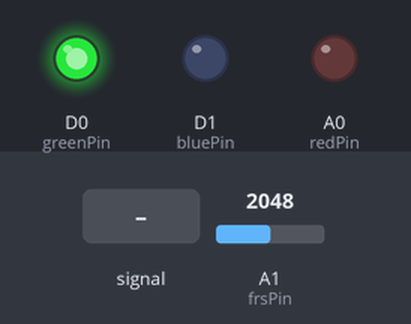
The sketch below on a simulated Particle Photon. Parts: output pins drawn as LEDs (lit = HIGH). Inputs (shaded band) come from the test bench; at power-on: A1 (frsPin) = 2048.

Above: at 1.2 s.
1.3 s: A1 (frsPin) fed a 200 Hz sine of ±327 counts around its level
4.3 s: A1 (frsPin) set to 1960
At 4.9 s:
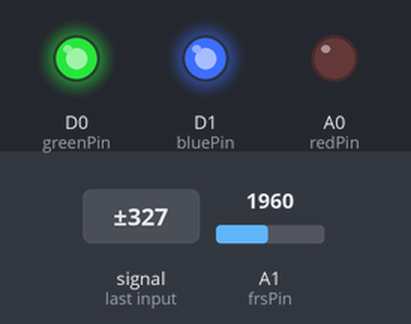
5.8 s: A1 (frsPin) set to 2055
At 6.2 s:
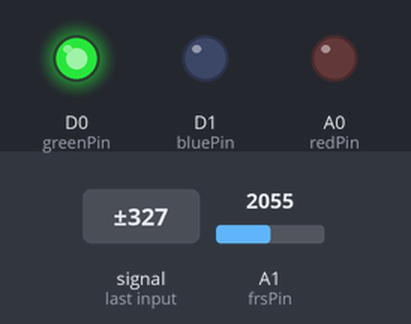
7.3 s: A1 (frsPin) set to 1228
At 8.5 s:
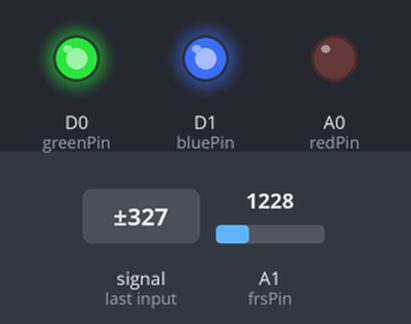
Timing chart, 0 to 9.8 s (numbered marks = the images above; inputs shaded):
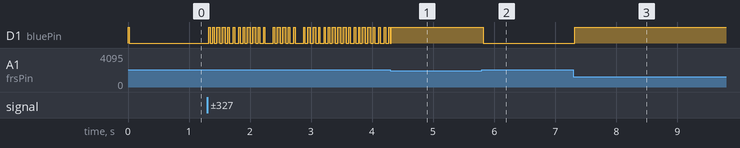

The sketch:

chair_with_host.ino
```cpp
int redPin = A0;
int greenPin = D0;
int bluePin = D1;
int frsPin = A1;

int state = 0;

int frsThreshold = 2000;

bool alreadySitting = false;
bool isConnected = false;

void setup() {
  pinMode(frsPin, INPUT);
  pinMode(redPin, OUTPUT);
  pinMode(greenPin, OUTPUT);
  pinMode(bluePin, OUTPUT);

  Spark.function("connect", connect);
  Spark.function("disconnect", disconnect);

  setLEDColor(state);
}

void loop() {
  if (isSat() && !alreadySitting) {
    Spark.publish("sdnt/sitdown");
    alreadySitting = true;
  } else if (!isSat() && alreadySitting) {
    Spark.publish("sdnt/leave");
    alreadySitting = false;
  }

  if (isConnected) {
    state = 2;
  } else {
    if (isSat()) {
      state = 1;
    } else {
      state = 0;
    }
  }

  setLEDColor(state);
}

bool isSat() {
  return analogRead(frsPin) > frsThreshold;
}

void setLEDColor(int state) {
  int r, g, b;
  switch (state) {
    case 0:
      r = 0;
      g = 255;
      b = 255;
      break;
    case 1:
      r = 0;
      g = 255;
      b = 0;
      break;
    case 2:
      r = 255;
      g = 0;
      b = 255;
      break;
  }

  analogWrite(redPin, r);
  analogWrite(greenPin, g);
  analogWrite(bluePin, b);
}

int connect(String command) {
  isConnected = true;
  return 1;
}

int disconnect(String command) {
  isConnected = false;
  return 1;
}
```

Measured:
- the behaviour switches between 2000 and 2001 on A1 (frsPin) (found by bisection; images 1 and 2)
- after the input at 4.3 s, D1 (bluePin): goes on until 4.3 s, then stays HIGH
- after the input at 5.8 s, D1 (bluePin): HIGH → LOW at once
- after the input at 7.3 s, D1 (bluePin): LOW → HIGH at once
